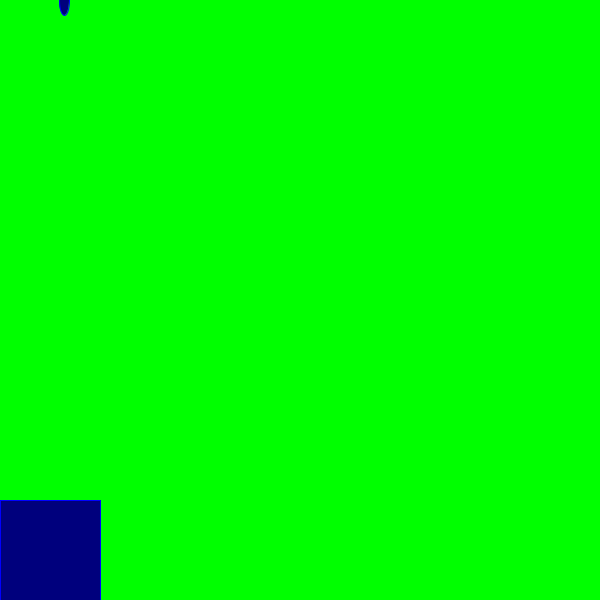
Frame 1 (no input)
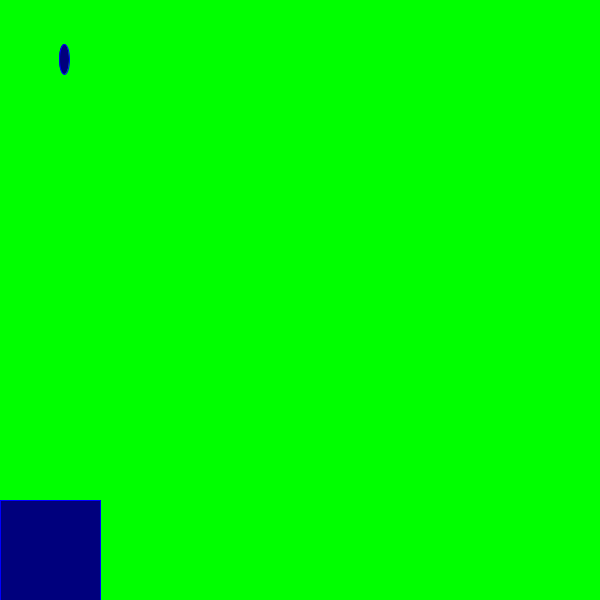
Frame 60 (the mouse pressed at the canvas centre just before this capture)
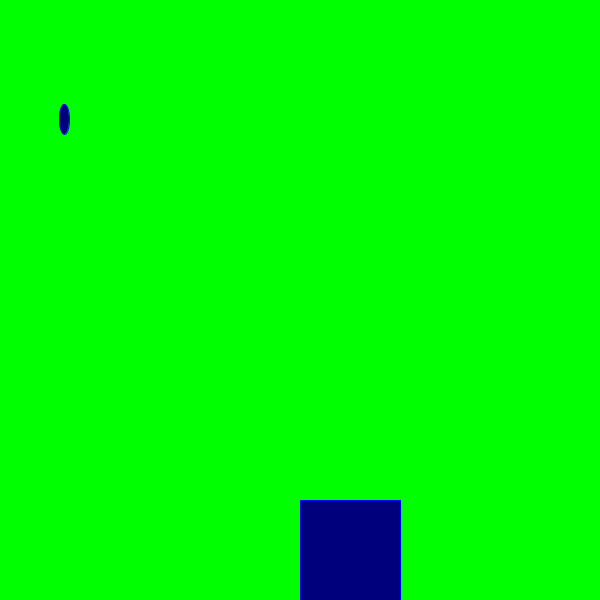
Frame 120 (the mouse held since frame 60 and released just before this capture)

The Processing sketch that drew these frames (run headless with seeded random() and noise(); from frame 60 on, the mouse is pressed at the canvas centre):

// Processing sketch: raingame
// ── raingame.pde
int Y = 0;
int randomNumber = (int) random(width);
int boxX= mouseX;
int score = 0;
void setup(){
  size(600,600);
}
void draw(){
  background(0,255,0);
   fill(0, 0, 125);
    stroke(0, 0, 255);
    ellipse(randomNumber,Y++, 10, 30);
    if(Y>= 600){
      Y= 0;
      randomNumber = (int) random(width); 
    }
    boxX = mouseX;
      rect(boxX,  500,  100,  200);
if(500<=Y ){
  checkCatch(randomNumber);
  Y=0;
}}
 
 void checkCatch(int x){
         if (x > mouseX && x < mouseX+100)
            score++;
           
         else if (score > 0) 
            score--;
        println("Your score is now: " + score);
    }
